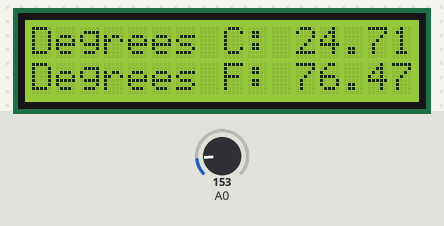
This sketch was run on a simulated Arduino Uno, built with avr-gcc and run on an emulated ATmega328P. Parts: 16×2 character LCD. The inputs (shaded band) are chosen by the test bench; at power-on: A0 = 153. What the sketch prints to the serial monitor is not drawn.

Above: at 1.2 s.
1.3 s: A0 set to 165
At 3.2 s:
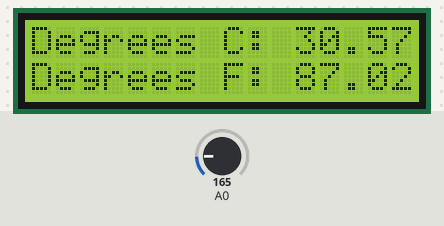
3.5 s: A0 set to 175
At 5.3 s:
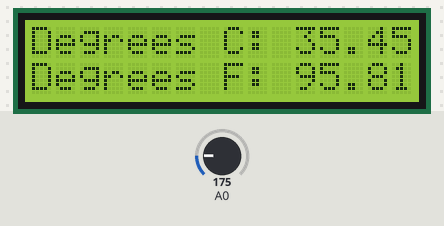
5.6 s: A0 set to 191
At 7.4 s:
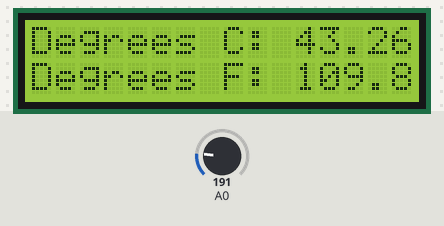
Timing chart, 0 to 8.9 s (numbered marks = the images above; inputs shaded):
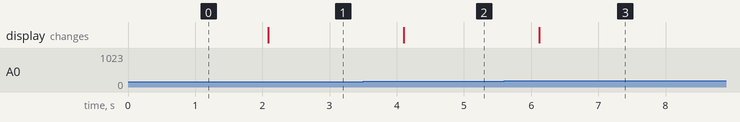

The sketch:

temperatureSensor.ino
```cpp
#include <LiquidCrystal.h>                  //import LCD library to use print function
LiquidCrystal lcd(13, 12, 11, 10, 9, 8);    // tell the RedBoard what pins are connected to the display

float voltage = 0;                          //the voltage measured from the TMP36
float degreesC = 0;                         //the temperature in Celsius, calcuated from the voltage
float degreesF = 0;                         //the temperature in Farenheit, calcuated from the voltage

void setup() {

  lcd.begin(16, 2);                         //tell the lcd library that we are using a display that is 16 characters wide and 2 characters high
  lcd.clear();                              //clear the display
  Serial.begin(9600);
}

void loop() {

  voltage = analogRead(A0) * 0.004882814;   //convert the analog reading, which varies from 0 to 1023, back to a voltage value from 0-5 volts
  degreesC = (voltage - 0.5) * 100.0;       //convert the voltage to a temperature in degrees Celsius
  degreesF = degreesC * (9.0/5.0) + 32.0;   //convert the calculated celcius into Farenheit

  lcd.clear();                              //clear the LCD

  lcd.setCursor(0,0);                       //set the cursor to the top left position
  lcd.print("Degrees C: ");                 //print a label for the data
  lcd.print(degreesC);                      //print the degrees Celsius

  lcd.setCursor(0,1);                       //set the cursor to the lower left position
  lcd.print("Degrees F: ");                 //Print a label for the data
  lcd.print(degreesF);                      //print the degrees Fahreheit

  delay(1000);                              //delay for 1 second between each reading (this makes the display less noisy)
  Serial.print("Celcius: ");                //output celcius in Serial console
  Serial.println(degreesC);                 // ""
}
```

Measured:
- after the input at 1.3 s, the display: changes after 0.79 s (image 1)
- after the input at 3.5 s, the display: changes after 0.60 s (image 2)
- after the input at 5.6 s, the display: changes after 0.52 s (image 3)
